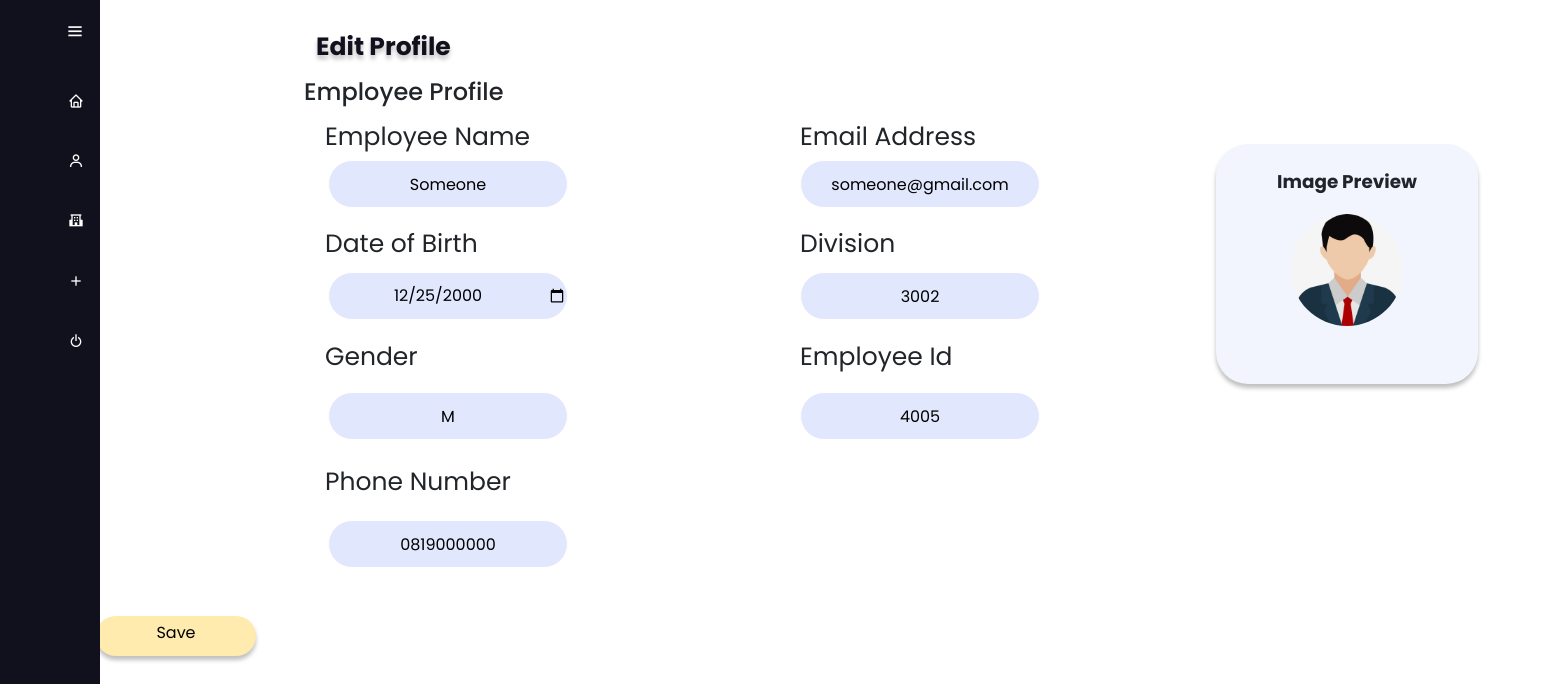
Screenshot of /pages/admin/edit-profile.php?employ=4005 with the database file from the repository.
### tables this page shows
CREATE TABLE Employee
(
    employee_id int NOT NULL,
    employee_name varchar(100) NOT NULL,
    employee_email varchar(255),
    employee_phone_no varchar(20),
    sex varchar(1) NOT NULL,
    date_of_birth date NOT NULL,
    division_id int NOT NULL,
    employee_photo varchar(255),
    PRIMARY KEY(employee_id),
    FOREIGN KEY(division_id) REFERENCES Division(division_id)
);

### pages/admin/edit-profile.php (the view, shortened to what this page needs)
<?php
include '../../modules/db_connect.php';
$empid = 0;
if(isset($_GET['employ'])) {
    $empid = $_GET['employ'];
}
$readQuery = "SELECT * FROM employee WHERE employee_id = $empid";
$res = mysqli_query($con, $readQuery);
if(mysqli_num_rows($res) > 0) {
    $res = mysqli_fetch_assoc($res);
}
$empName = $res['employee_name'];
$empGen = $res['sex'];
$empDob = $res['date_of_birth'];
$empDiv = $res['division_id'];
$empEmail = $res['employee_email'];
$empPhone = $res['employee_phone_no'];
?>
<!DOCTYPE html>
<html lang="en">
<head>
    <link rel="stylesheet" href="../../assets/css/edit-profile.css">
    <link href='https://unpkg.com/boxicons@2.0.9/css/boxicons.min.css' rel='stylesheet'>
    <link href="https://cdn.jsdelivr.net/npm/bootstrap@5.1.1/dist/css/bootstrap.min.css" rel="stylesheet">
</head>
<body>
    <div class="sidebar">
        <div class="logo_content">
            <i class='bx bx-menu'id="btn"></i>
        </div>
        <ul class="nav_list">
            <li>
                <a href="admin-dashboard.php">
                    <i class='bx bx-home'></i>
                </a>
            </li>
            <li>
                <a href="employee.php">
                    <i class='bx bx-user'></i>
                </a>
            </li>
            <li>
                <a href="department.php">
                    <i class='bx bxs-school'></i>
                </a>
            </li>
            <li>
                <a href="add-task.php">
                    <i class='bx bx-plus'></i>
                </a>
            </li>
            <li>
                <a href="../modules/logout.php">
                    <i class='bx bx-power-off'></i>
                </a>
            </li>
        </ul>
    </div>
    <div class="task_content">
        <div class="text">Edit Profile</div>
        <h4>Employee Profile</h4>
    </div>
   <div class="title1">
    <form action="../../modules/edit-profile.php" method="POST" >
       <div class="text1">Employee Name</div>
       <div class="form_div">
       <?php echo"<input type='text' class='form_input' name='employee-name' placeholder=''Employee Name' value='$empName'>"; ?>
       </div>
       <div class="text2">Date of Birth</div>
       <div class="form_div1">
       <?php echo"<input type='date' class='form_input1' name='Date_of_birth' placeholder='Date Of Birth' value='$empDob'>"; ?>
       </div>
       <div class="text3">Gender</div>
       <div class="form_div2">
       <?php echo"<input type='text' class='form_input2' name='Gender' placeholder='Gender' value='$empGen'>"; ?>
       </div>
       <div class="text4">Phone Number</div>
       <div class="form_div3">
       <?php echo"<input type='text' class='form_input3' name='Phone-Number' placeholder='Phone Number' value='$empPhone'>"; ?>
       </div>
       <div class="text5">Email Address</div>
       <div class="form_div4">
       <?php echo"<input type='text' class='form_input4' name='Email-Address' placeholder='Email Address' value='$empEmail'>"; ?>
       </div>
       <div class="text6">Division</div>
       <div class="form_div5">
       <?php echo"<input type='text' class='form_input5' name='Division' placeholder='Division' value='$empDiv'>"; ?>
       </div>
       <div class="text7">Employee Id</div>
       <div class="form_div6">
       <?php echo"<input type='text' class='form_input6' name='Employee-Id' placeholder='Employee Id' value='$empid'readonly>"; ?>
    </div>
    <div class="add-employee-container">
        <div class="row">
            <div class="col-lg-3 col-sm-12">
                <div class="jumbotron card2">
                    <label class="preview-label">Image Preview</label>
                    <div class="image1">
                        <img src="../../assets/img/user-icon.jpg" onclick="triggerClick()" alt="upload-photo-employee" class="img-fluid rounded-circle image2" id="placeholder-image">
                    </div>
                </div>
            </div>
        </div>
    </div>
 <a href=""
 class="button2">Save </a>
</body>
</html>

### assets/css/edit-profile.css (style rules this page uses)
* { margin: 0; padding: 0; box-sizing: border-box; font-family: "Poppins", sans-serif; }
body { position: relative; min-height: 100vh; width: 100%; overflow-x: hidden; }
.sidebar { position: fixed; z-index: 999; top: 0; left: 0; height: 100%; width: 100px; background: #11101d; padding: 6px 14px; transition: all 0.5s ease; }
.sidebar #btn { position: absolute; color: #fff; left: 75%; top: 6px; font-size: 20px; height: 50px; width: 50px; text-align: center; line-height: 50px; transform: translateX(-50%); }
.sidebar ul { margin-top: 20px; }
.sidebar ul li { position: relative; height: 60px; width: 100%; margin: 0 5px; list-style: none; line-height: 50px; }
.sidebar ul li a { color: #fff; display: flex; align-items: center; text-decoration: none; transition: all 0.4s ease; border-radius: 12px; white-space: nowrap; }
.sidebar ul li i { height: 50px; min-width: 50px; border-radius: 12px; line-height: 50px; text-align: center; }
.task_content { position: absolute; margin-top: 1em; margin-left: 19em; height: 100%; width: calc(100% - 250px); transition: all 0.5s ease; }
.task_content .text { margin: 12px; font-size: 25px; font-weight: bolder; text-shadow: 0px 4px 4px rgba(0, 0, 0, 0.25); color: #11101d; }
.text1 { position: absolute; top: 4.7em; left: 13em; font-size: 25px; }
.form_input { height: 3em; width: 15em; background: #e1e7fc; border: 1px solid #fff; border-radius: 40px; top: 10em; left: 20.5em; position: absolute; text-align: center; }
.text2 { position: absolute; top: 9em; left: 13em; font-size: 25px; }
.form_input1 { height: 3em; width: 15em; background: #e1e7fc; border: 1px solid #fff; border-radius: 40px; top: 17em; left: 20.5em; position: absolute; text-align: center; }
.text3 { position: absolute; top: 13.5em; left: 13em; font-size: 25px; }
.form_input2 { height: 3em; width: 15em; background: #e1e7fc; border: 1px solid #fff; border-radius: 40px; top: 24.5em; left: 20.5em; position: absolute; text-align: center; }
.text4 { position: absolute; top: 18.5em; left: 13em; font-size: 25px; }
.form_input3 { height: 3em; width: 15em; background: #e1e7fc; border: 1px solid #fff; border-radius: 40px; top: 32.5em; left: 20.5em; position: absolute; text-align: center; }
.text5 { position: absolute; top: 4.7em; left: 32em; font-size: 25px; }
.form_input4 { height: 3em; width: 15em; background: #e1e7fc; border: 1px solid #fff; border-radius: 40px; top: 10em; left: 50em; position: absolute; text-align: center; }
.text6 { position: absolute; top: 9em; left: 32em; font-size: 25px; }
.form_input5 { height: 3em; width: 15em; background: #e1e7fc; border: 1px solid #fff; border-radius: 40px; top: 17em; left: 50em; position: absolute; text-align: center; }
.text7 { position: absolute; top: 13.5em; left: 32em; font-size: 25px; }
.form_input6 { height: 3em; width: 15em; background: #e1e7fc; border: 1px solid #fff; border-radius: 40px; top: 24.5em; left: 50em; position: absolute; text-align: center; }
.button2 { position: absolute; padding: 5px 20px; border-radius: 40em; text-align: center; color: black; text-decoration: none; width: 10em; height: 2.5em; bottom: 9em; left: 6em; background: #ffebad; transition-duration: 200ms; box-shadow: 0px 4px 4px rgba(0, 0, 0, 0.25); }
.add-employee-container { width: 70em; height: 50em; left: 76em; bottom: -9em; position: relative; box-sizing: border-box; }
.preview-label { font-size: 1.15em; font-weight: bold; margin-bottom: 1em; }
.card2 { background-color: #f2f5fe; height: 15em; margin-bottom: 2em; box-shadow: 0px 4px 4px rgba(0, 0, 0, 0.25); border-radius: 2em; text-align: center; padding-top: 1.5em; }
.card2 .image2 { display: inline-block; border-radius: 50%; overflow: hidden; width: 7em; height: 7em; }
.image2 { width: 6em; text-align: center; }

### rows the page displays
employee: employee-name "Someone", Date_of_birth "12/25/2000", Gender "M", Phone-Number "0819000000", Email-Address "someone@gmail.com", Division "3002"
